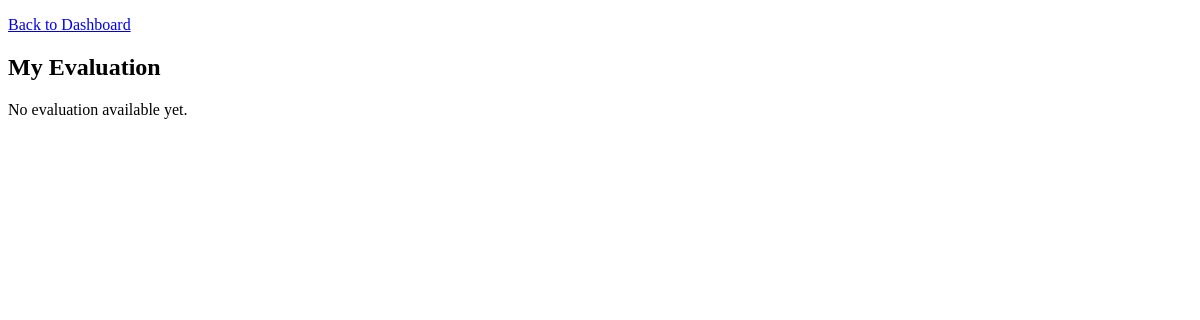
Before: /public/evaluation.php (signed in) with the older database file.
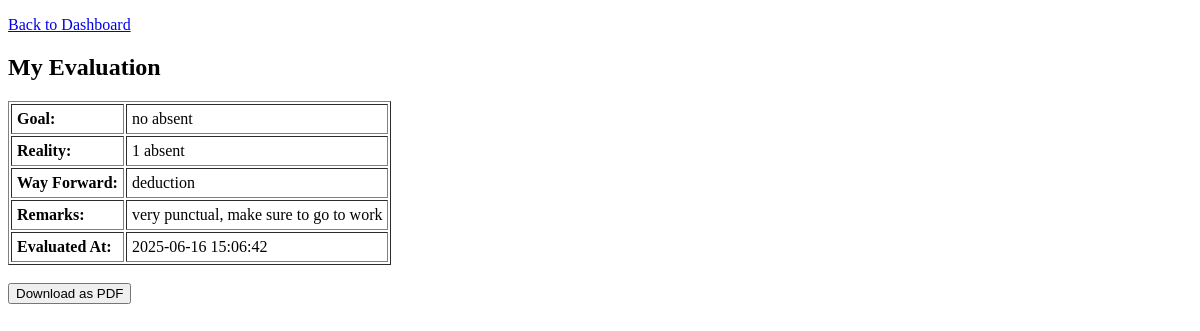
After: the same page with the newer database file.
### tables this page shows
CREATE TABLE `evaluations` (
  `id` int(11) NOT NULL,
  `employee_id` int(11) NOT NULL,
  `goal` text NOT NULL,
  `reality` text NOT NULL,
  `way_forward` text NOT NULL,
  `remarks` text DEFAULT NULL,
  `evaluator_id` int(11) NOT NULL,
  `evaluated_at` datetime DEFAULT current_timestamp()
);

### public/evaluation.php (the view, shortened to what this page needs)
<?php
require_once '../config/database.php';
$user = $_SESSION['user'];
?>
<!DOCTYPE html>
<html>
<head>
</head>
<body>
<p><a href="dashboard.php">Back to Dashboard</a></p>
<?php
if ($user['role'] === 'admin') {
    if (isset($_GET['evaluate'])) {
        $employee_id = $_GET['evaluate'];
        $stmt = $pdo->prepare("SELECT * FROM employees WHERE id = ?");
        $stmt->execute([$employee_id]);
        $employee = $stmt->fetch();
        if (!$employee) {
            die("Employee not found.");
        }
        if ($_SERVER['REQUEST_METHOD'] === 'POST' && isset($_POST['submit_eval'])) {
            $stmt = $pdo->prepare("INSERT INTO evaluations (employee_id, goal, reality, way_forward, remarks, evaluator_id, evaluated_at) VALUES (?, ?, ?, ?, ?, ?, NOW())");
            $stmt->execute([
                $employee_id,
                $_POST['goal'],
                $_POST['reality'],
                $_POST['way_forward'],
                $_POST['remarks'],
                $user['id']
            ]);
            echo "<p style='color: green;'>Evaluation submitted successfully.</p>";
        }
        echo "<h2>Evaluate: " . htmlspecialchars($employee['name']) . "</h2>";
        ?>
        <form method="POST">
            <label>Goal:<br><textarea name="goal" required></textarea></label><br>
            <label>Reality:<br><textarea name="reality" required></textarea></label><br>
            <label>Way Forward:<br><textarea name="way_forward" required></textarea></label><br>
            <label>Remarks:<br><textarea name="remarks"></textarea></label><br><br>
            <button type="submit" name="submit_eval">Submit Evaluation</button>
        </form>
        <br><a href="evaluation.php">Back to list</a>
        <?php
    } else {
        if (isset($_GET['search'])) {
            $search = '%' . $_GET['search'] . '%';
            $stmt = $pdo->prepare("SELECT id, name, department FROM employees WHERE role = 'employee' AND name LIKE ?");
            $stmt->execute([$search]);
            $employees = $stmt->fetchAll();
        } else {
            $employees = $pdo->query("SELECT id, name, department FROM employees WHERE role = 'employee'")->fetchAll();
        }
        echo "<h2>Employee List</h2>";
        echo '<form method="GET"><input type="text" name="search" placeholder="Search employee..."><button type="submit">Search</button></form>';
        echo "<table border='1'><tr><th>Name</th><th>Department</th><th>Action</th><th>Latest Evaluation</th><th>Download PDF</th></tr>";
        foreach ($employees as $emp) {
            echo "<tr>
                <td>" . htmlspecialchars($emp['name']) . "</td>
                <td>" . htmlspecialchars($emp['department']) . "</td>
                <td><a href='evaluation.php?evaluate=" . $emp['id'] . "'>Evaluate</a></td>";
            $stmt = $pdo->prepare("SELECT * FROM evaluations WHERE employee_id = ? ORDER BY evaluated_at DESC LIMIT 1");
            $stmt->execute([$emp['id']]);
            $evaluation = $stmt->fetch();
            echo "<td>" . ($evaluation ? nl2br(htmlspecialchars($evaluation['goal'])) : 'No evaluation') . "</td>";
            echo "<td>";
            if ($evaluation) {
                echo "<form method='POST' action='evaluation_pdf.php' target='_blank'>
                        <input type='hidden' name='emp_id' value='" . $emp['id'] . "'>
                        <button type='submit' name='admin_download_pdf'>Download PDF</button>
                      </form>";
            } else {
                echo "-";
            }
            echo "</td></tr>";
        }
        echo "</table>";
    }
}
else {
    $stmt = $pdo->prepare("SELECT * FROM evaluations WHERE employee_id = ? ORDER BY evaluated_at DESC LIMIT 1");
    $stmt->execute([$user['id']]);
    $evaluation = $stmt->fetch();
    echo "<h2>My Evaluation</h2>";
    if ($evaluation) {
        echo "<table border='1' cellpadding='5'>
            <tr><td><strong>Goal:</strong></td><td>" . nl2br(htmlspecialchars($evaluation['goal'])) . "</td></tr>
            <tr><td><strong>Reality:</strong></td><td>" . nl2br(htmlspecialchars($evaluation['reality'])) . "</td></tr>
            <tr><td><strong>Way Forward:</strong></td><td>" . nl2br(htmlspecialchars($evaluation['way_forward'])) . "</td></tr>
            <tr><td><strong>Remarks:</strong></td><td>" . nl2br(htmlspecialchars($evaluation['remarks'])) . "</td></tr>
            <tr><td><strong>Evaluated At:</strong></td><td>" . htmlspecialchars($evaluation['evaluated_at']) . "</td></tr>
        </table><br>
        <form method='POST' action='evaluation_pdf.php' target='_blank'>
            <input type='hidden' name='emp_id' value='" . $user['id'] . "'>
            <button name='employee_download_pdf'>Download as PDF</button>
        </form>";
    } else {
        echo "<p>No evaluation available yet.</p>";
    }
}
?>
</body>
</html>

Changed rows visible on the page:
added evaluations: goal "no absent", reality "1 absent", way_forward "deduction", remarks "very punctual, make sure to go to work", evaluated_at "2025-06-16 15:06:42"
Other visible differences:
text no longer shown: "No evaluation available yet."
text now shown: "Goal: Reality: Way Forward: Remarks: Evaluated At: Download as PDF"
